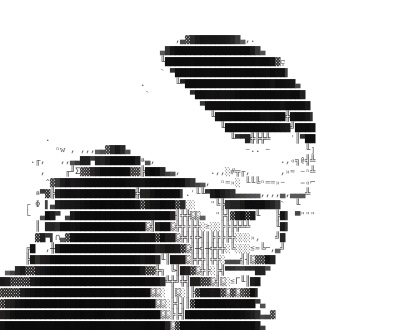
#> input picture img.jpg, 400 x 330 px
$ python -i convert_ascii.py   (imports and definitions only)
#> lines starting #> are read from the running program, lines starting #| are printed output that depends on the picture
import numpy as np
import cv2 as cv
import os
from termcolor import colored
from pytubefix import YouTube
from pytubefix.cli import on_progress

'''
url = 'https://www.youtube.com/watch?v=GkOLkuHhU7s&t=14s'
ytube = YouTube(url=url, on_progress_callback= on_progress)
video = ytube.streams.get_by_resolution(360)
print(video.title)
video.download()'''

def get_frames(path):
    #path = f'{os.getcwd()}\\Garp vs Aokiji.mp4'
    vid = cv.VideoCapture(path)
    frames = []
    while True:
        ret, frame = vid.read()
        if ret == False:
            print("the video is finished")
            break
        gray = cv.cvtColor(frame , cv.COLOR_BGR2GRAY)
        gray = cv.resize(gray, (60, 45))
        color = cv.resize(frame, (60, 45))
        yield np.array(color),  np.array(gray)
    return 0

def ascii_frames(path):
#> called with path = '../img.jpg'
    img = get_frames(path)
    density = ['@', '@', '@', '@', '@', '@', '@', '@', '@', '@', '@']
    for idx,i in enumerate(img):
        atxt = ''
        color, gray = i
        gray = gray //25
        for row in zip(color, gray):
            Crow, Grow = row
            txt = ''
            for col in zip(Crow, Grow):
                Ccol , Gcol = col
                txt += colored(density[Gcol], (Ccol[0], Ccol[1], Ccol[2]),attrs=['bold'])
            atxt += txt + '\n'
        print(atxt)
#> this loop made 30 passes
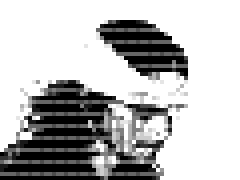
#> gray: shape (45, 60) (shown 4 times larger); min 0, max 10, mean 7.24; drawn with min black and max white

>>> result = ascii_frames('../img.jpg')
